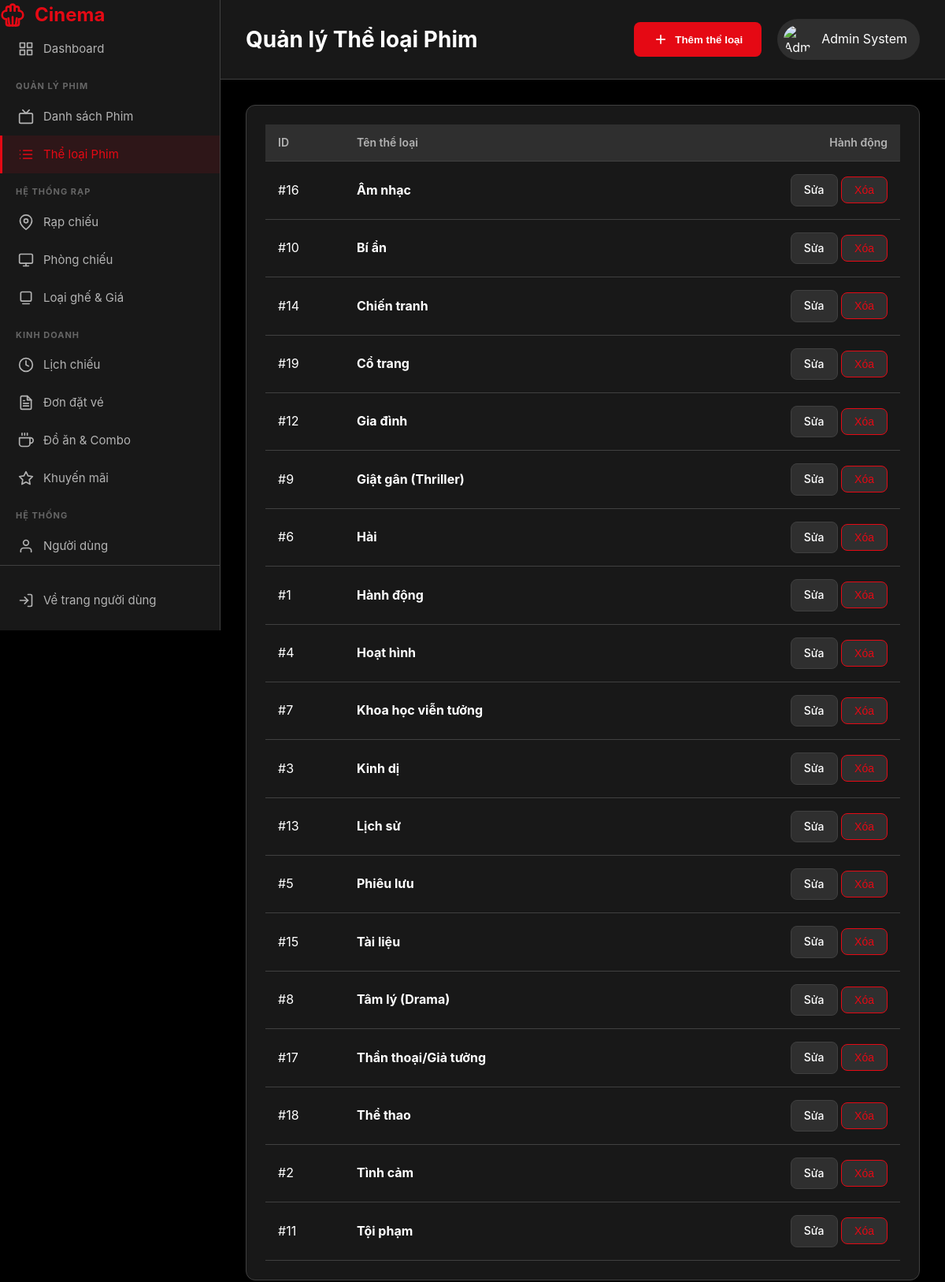
The page /BTL_MO/View/admin/genres.php (signed in) on the database its author committed.
### tables this page shows
CREATE TABLE `genres` (
  `GenreID` int NOT NULL AUTO_INCREMENT,
  `Name` varchar(100) NOT NULL,
  PRIMARY KEY (`GenreID`),
  UNIQUE KEY `Name` (`Name`)
);

### BTL_MO/functions/genres_functions.php (called while the page is built, shortened)
<?php
function getAllGenres() {
    $conn = getDbConnection();
    $sql = "SELECT * FROM Genres ORDER BY Name ASC";
    $result = $conn->query($sql);
    return $result ? $result->fetch_all(MYSQLI_ASSOC) : [];
}
?>

### BTL_MO/View/admin/genres.php (the view, shortened to what this page needs)
<?php
include_once '../../functions/genres_functions.php';
$action = $_GET['action'] ?? 'list';
$genres = getAllGenres();
$genre_focus = null;
?>
<!DOCTYPE html>
<html lang="vi">
<head>
    <link rel="stylesheet" href="../../assets/css/style.css">
    <link rel="stylesheet" href="../../assets/css/admin.css">
</head>
<body>
    <div class="admin-layout">
        <?php include 'partials/sidebar.php'; ?>
        <main class="admin-main">
            <header class="admin-header">
                <h1>Quản lý Thể loại Phim</h1>
                <div class="header-actions">
                    <?php if ($action == 'list'): ?>
                        <button class="btn-add" onclick="openModal('addGenreModal')">
                            <svg width="20" height="20" viewBox="0 0 24 24" fill="none" stroke="currentColor" stroke-width="2"><line x1="12" y1="5" x2="12" y2="19"></line><line x1="5" y1="12" x2="19" y2="12"></line></svg>
                            <span>Thêm thể loại</span>
                        </button>
                    <?php endif; ?>
                    <div class="user-menu">
                        <img src="../../assets/images/default-avatar.png" alt="Admin">
                        <span><?php echo htmlspecialchars($_SESSION['full_name']); ?></span>
                    </div>
                </div>
            </header>
            <div class="dashboard-content">
                <?php if ($action == 'edit' && $genre_focus): ?>
                    <div class="dashboard-card" style="max-width: 500px;">
                        <div class="card-header">
                            <h3>Chỉnh sửa thể loại</h3>
                            <a href="genres.php" class="btn-action">Quay lại</a>
                        </div>
                        <form action="../../Handle/genres_process.php" method="POST">
                            <input type="hidden" name="action" value="update">
                            <input type="hidden" name="genre_id" value="<?php echo $genre_focus['GenreID']; ?>">
                            <div class="form-group">
                                <label>Tên thể loại</label>
                                <input type="text" name="name" value="<?php echo htmlspecialchars($genre_focus['Name']); ?>" required class="custom-input">
                            </div>
                            <div class="modal-footer">
                                <a href="genres.php" class="btn-action">Hủy</a>
                                <button type="submit" class="btn-primary">Cập nhật</button>
                            </div>
                        </form>
                    </div>
                <?php else: ?>
                    <div class="dashboard-card">
                        <div class="table-responsive">
                            <table class="data-table">
                                <thead>
                                    <tr>
                                        <th style="width: 100px;">ID</th>
                                        <th>Tên thể loại</th>
                                        <th style="text-align: right;">Hành động</th>
                                    </tr>
                                </thead>
                                <tbody>
                                    <?php if (empty($genres)): ?>
                                        <tr><td colspan="3" class="text-center">Chưa có thể loại nào.</td></tr>
                                    <?php else: ?>
                                        <?php foreach ($genres as $g): ?>
                                        <tr>
                                            <td>#<?php echo $g['GenreID']; ?></td>
                                            <td><strong><?php echo htmlspecialchars($g['Name']); ?></strong></td>
                                            <td style="text-align: right;">
                                                <a href="genres.php?action=edit&id=<?php echo $g['GenreID']; ?>" class="btn-action">Sửa</a>
                                                <form action="../../Handle/genres_process.php" method="POST" style="display:inline;" onsubmit="return confirm('Xóa thể loại này?');">
                                                    <button class="btn-action danger">Xóa</button>
                                                </form>
                                            </td>
                                        </tr>
                                        <?php endforeach; ?>
                                    <?php endif; ?>
                                </tbody>
                            </table>
                        </div>
                    </div>
                <?php endif; ?>
            </div>
        </main>
    </div>
</body>
</html>

### BTL_MO/assets/css/style.css (style rules this page uses)
:root { --primary-color: #e50914; --primary-dark: #b20710; --secondary-color: #0f1014; --text-primary: #ffffff; --text-secondary: #b3b3b3; --bg-primary: #000000; --bg-secondary: #181818; --bg-tertiary: #2f2f2f; --border-color: #404040; --success-color: #46d369; --warning-color: #ffa500; --danger-color: #e50914; --shadow: 0 4px 12px rgba(0, 0, 0, 0.5); --shadow-lg: 0 8px 24px rgba(0, 0, 0, 0.6); --transition: all 0.3s ease; --border-radius: 8px; }
* { margin: 0; padding: 0; box-sizing: border-box; }
body { font-family: -apple-system, BlinkMacSystemFont, 'Segoe UI', Roboto, 'Helvetica Neue', Arial, sans-serif; background: var(--bg-primary); color: var(--text-primary); line-height: 1.6; overflow-x: hidden; }

### BTL_MO/assets/css/admin.css (style rules this page uses)
.admin-layout { display: grid; grid-template-columns: 280px 1fr; min-height: 100vh; }
.admin-main { overflow-x: hidden; }
.admin-header { background: var(--bg-secondary); border-bottom: 1px solid var(--border-color); padding: 24px 32px; display: flex; justify-content: space-between; align-items: center; position: sticky; top: 0; z-index: 100; }
.admin-header h1 { font-size: 28px; }
.header-actions { display: flex; align-items: center; gap: 20px; }
.user-menu { display: flex; align-items: center; gap: 12px; padding: 8px 16px 8px 8px; background: var(--bg-tertiary); border-radius: 50px; cursor: pointer; transition: var(--transition); }
.user-menu img { width: 36px; height: 36px; border-radius: 50%; object-fit: cover; }
.dashboard-content { padding: 32px; }
.dashboard-card { background: var(--bg-secondary); border: 1px solid var(--border-color); border-radius: 12px; padding: 24px; }
.table-responsive { overflow-x: auto; }
.data-table { width: 100%; border-collapse: collapse; }
.data-table thead { background: var(--bg-tertiary); }
.data-table th { padding: 12px 16px; text-align: left; font-weight: 600; font-size: 14px; color: var(--text-secondary); border-bottom: 1px solid var(--border-color); }
.data-table td { padding: 16px; border-bottom: 1px solid var(--border-color); }
.data-table tbody tr { transition: var(--transition); }
.btn-action { padding: 8px 16px; background: var(--bg-tertiary); border: 1px solid var(--border-color); border-radius: var(--border-radius); color: var(--text-primary); cursor: pointer; transition: var(--transition); font-size: 14px; font-weight: 500; text-decoration: none; display: inline-flex; align-items: center; gap: 8px; }
.btn-action.danger { color: var(--danger-color); border-color: var(--danger-color); }
.btn-add { padding: 12px 24px; background: var(--primary-color); color: var(--text-primary); border: none; border-radius: var(--border-radius); font-weight: 600; cursor: pointer; transition: var(--transition); display: inline-flex; align-items: center; gap: 8px; }

### rows shown on the page
genres: GenreID "16", Name "Âm nhạc"
genres: GenreID "10", Name "Bí ẩn"
genres: GenreID "14", Name "Chiến tranh"
genres: GenreID "19", Name "Cổ trang"
genres: GenreID "12", Name "Gia đình"
genres: GenreID "9", Name "Giật gân (Thriller)"
genres: GenreID "6", Name "Hài"
genres: GenreID "1", Name "Hành động"
genres: GenreID "4", Name "Hoạt hình"
genres: GenreID "7", Name "Khoa học viễn tưởng"
genres: GenreID "3", Name "Kinh dị"
genres: GenreID "13", Name "Lịch sử"
genres: GenreID "5", Name "Phiêu lưu"
genres: GenreID "15", Name "Tài liệu"
genres: GenreID "8", Name "Tâm lý (Drama)"
genres: GenreID "17", Name "Thần thoại/Giả tưởng"
genres: GenreID "18", Name "Thể thao"
genres: GenreID "2", Name "Tình cảm"
genres: GenreID "11", Name "Tội phạm"

### other values the page prints
$_SESSION['full_name'] "Admin System"
